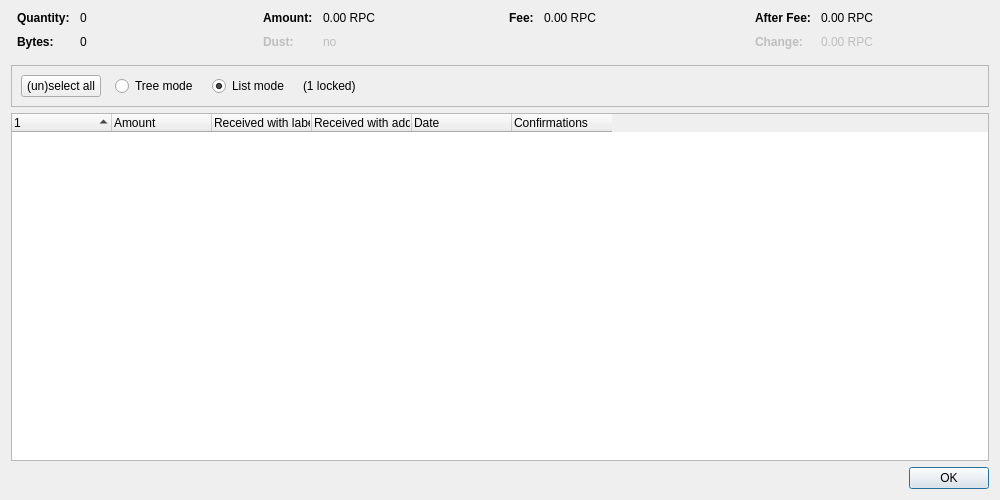
<?xml version="1.0" encoding="UTF-8"?>
<ui version="4.0">
 <class>CoinControlDialog</class>
 <widget class="QDialog" name="CoinControlDialog">
  <property name="geometry">
   <rect>
    <x>0</x>
    <y>0</y>
    <width>1000</width>
    <height>500</height>
   </rect>
  </property>
  <property name="windowTitle">
   <string>Coin Selection</string>
  </property>
  <layout class="QVBoxLayout" name="verticalLayout">
   <item>
    <layout class="QHBoxLayout" name="horizontalLayoutTop" stretch="0,0,0,0">
     <property name="topMargin">
      <number>0</number>
     </property>
     <property name="bottomMargin">
      <number>10</number>
     </property>
     <item>
      <layout class="QFormLayout" name="formLayoutCoinControl1">
       <property name="horizontalSpacing">
        <number>10</number>
       </property>
       <property name="verticalSpacing">
        <number>10</number>
       </property>
       <property name="leftMargin">
        <number>6</number>
       </property>
       <property name="rightMargin">
        <number>6</number>
       </property>
       <item row="0" column="0">
        <widget class="QLabel" name="labelCoinControlQuantityText">
         <property name="font">
          <font>
           <weight>75</weight>
           <bold>true</bold>
          </font>
         </property>
         <property name="text">
          <string>Quantity:</string>
         </property>
        </widget>
       </item>
       <item row="0" column="1">
        <widget class="QLabel" name="labelCoinControlQuantity">
         <property name="cursor">
          <cursorShape>IBeamCursor</cursorShape>
         </property>
         <property name="contextMenuPolicy">
          <enum>Qt::ActionsContextMenu</enum>
         </property>
         <property name="text">
          <string notr="true">0</string>
         </property>
         <property name="textInteractionFlags">
          <set>Qt::LinksAccessibleByMouse|Qt::TextSelectableByKeyboard|Qt::TextSelectableByMouse</set>
         </property>
        </widget>
       </item>
       <item row="1" column="0">
        <widget class="QLabel" name="labelCoinControlBytesText">
         <property name="font">
          <font>
           <weight>75</weight>
           <bold>true</bold>
          </font>
         </property>
         <property name="text">
          <string>Bytes:</string>
         </property>
        </widget>
       </item>
       <item row="1" column="1">
        <widget class="QLabel" name="labelCoinControlBytes">
         <property name="cursor">
          <cursorShape>IBeamCursor</cursorShape>
         </property>
         <property name="contextMenuPolicy">
          <enum>Qt::ActionsContextMenu</enum>
         </property>
         <property name="text">
          <string notr="true">0</string>
         </property>
         <property name="textInteractionFlags">
          <set>Qt::LinksAccessibleByMouse|Qt::TextSelectableByKeyboard|Qt::TextSelectableByMouse</set>
         </property>
        </widget>
       </item>
      </layout>
     </item>
     <item>
      <layout class="QFormLayout" name="formLayoutCoinControl2">
       <property name="horizontalSpacing">
        <number>10</number>
       </property>
       <property name="verticalSpacing">
        <number>10</number>
       </property>
       <property name="leftMargin">
        <number>6</number>
       </property>
       <property name="rightMargin">
        <number>6</number>
       </property>
       <item row="0" column="0">
        <widget class="QLabel" name="labelCoinControlAmountText">
         <property name="font">
          <font>
           <weight>75</weight>
           <bold>true</bold>
          </font>
         </property>
         <property name="text">
          <string>Amount:</string>
         </property>
        </widget>
       </item>
       <item row="0" column="1">
        <widget class="QLabel" name="labelCoinControlAmount">
         <property name="cursor">
          <cursorShape>IBeamCursor</cursorShape>
         </property>
         <property name="contextMenuPolicy">
          <enum>Qt::ActionsContextMenu</enum>
         </property>
         <property name="text">
          <string notr="true">0.00 RPC</string>
         </property>
         <property name="textInteractionFlags">
          <set>Qt::LinksAccessibleByMouse|Qt::TextSelectableByKeyboard|Qt::TextSelectableByMouse</set>
         </property>
        </widget>
       </item>
       <item row="1" column="0">
        <widget class="QLabel" name="labelCoinControlLowOutputText">
         <property name="enabled">
          <bool>false</bool>
         </property>
         <property name="font">
          <font>
           <weight>75</weight>
           <bold>true</bold>
          </font>
         </property>
         <property name="text">
          <string>Dust:</string>
         </property>
        </widget>
       </item>
       <item row="1" column="1">
        <widget class="QLabel" name="labelCoinControlLowOutput">
         <property name="enabled">
          <bool>false</bool>
         </property>
         <property name="cursor">
          <cursorShape>IBeamCursor</cursorShape>
         </property>
         <property name="contextMenuPolicy">
          <enum>Qt::ActionsContextMenu</enum>
         </property>
         <property name="text">
          <string notr="true">no</string>
         </property>
         <property name="textInteractionFlags">
          <set>Qt::LinksAccessibleByMouse|Qt::TextSelectableByKeyboard|Qt::TextSelectableByMouse</set>
         </property>
        </widget>
       </item>
      </layout>
     </item>
     <item>
      <layout class="QFormLayout" name="formLayoutCoinControl3">
       <property name="horizontalSpacing">
        <number>10</number>
       </property>
       <property name="verticalSpacing">
        <number>10</number>
       </property>
       <property name="leftMargin">
        <number>6</number>
       </property>
       <property name="rightMargin">
        <number>6</number>
       </property>
       <item row="0" column="0">
        <widget class="QLabel" name="labelCoinControlFeeText">
         <property name="font">
          <font>
           <weight>75</weight>
           <bold>true</bold>
          </font>
         </property>
         <property name="text">
          <string>Fee:</string>
         </property>
        </widget>
       </item>
       <item row="0" column="1">
        <widget class="QLabel" name="labelCoinControlFee">
         <property name="cursor">
          <cursorShape>IBeamCursor</cursorShape>
         </property>
         <property name="contextMenuPolicy">
          <enum>Qt::ActionsContextMenu</enum>
         </property>
         <property name="text">
          <string notr="true">0.00 RPC</string>
         </property>
         <property name="textInteractionFlags">
          <set>Qt::LinksAccessibleByMouse|Qt::TextSelectableByKeyboard|Qt::TextSelectableByMouse</set>
         </property>
        </widget>
       </item>
      </layout>
     </item>
     <item>
      <layout class="QFormLayout" name="formLayoutCoinControl4">
       <property name="horizontalSpacing">
        <number>10</number>
       </property>
       <property name="verticalSpacing">
        <number>10</number>
       </property>
       <property name="leftMargin">
        <number>6</number>
       </property>
       <property name="rightMargin">
        <number>6</number>
       </property>
       <item row="0" column="0">
        <widget class="QLabel" name="labelCoinControlAfterFeeText">
         <property name="font">
          <font>
           <weight>75</weight>
           <bold>true</bold>
          </font>
         </property>
         <property name="text">
          <string>After Fee:</string>
         </property>
        </widget>
       </item>
       <item row="0" column="1">
        <widget class="QLabel" name="labelCoinControlAfterFee">
         <property name="cursor">
          <cursorShape>IBeamCursor</cursorShape>
         </property>
         <property name="contextMenuPolicy">
          <enum>Qt::ActionsContextMenu</enum>
         </property>
         <property name="text">
          <string notr="true">0.00 RPC</string>
         </property>
         <property name="textInteractionFlags">
          <set>Qt::LinksAccessibleByMouse|Qt::TextSelectableByKeyboard|Qt::TextSelectableByMouse</set>
         </property>
        </widget>
       </item>
       <item row="1" column="0">
        <widget class="QLabel" name="labelCoinControlChangeText">
         <property name="enabled">
          <bool>false</bool>
         </property>
         <property name="font">
          <font>
           <weight>75</weight>
           <bold>true</bold>
          </font>
         </property>
         <property name="text">
          <string>Change:</string>
         </property>
        </widget>
       </item>
       <item row="1" column="1">
        <widget class="QLabel" name="labelCoinControlChange">
         <property name="enabled">
          <bool>false</bool>
         </property>
         <property name="cursor">
          <cursorShape>IBeamCursor</cursorShape>
         </property>
         <property name="contextMenuPolicy">
          <enum>Qt::ActionsContextMenu</enum>
         </property>
         <property name="text">
          <string notr="true">0.00 RPC</string>
         </property>
         <property name="textInteractionFlags">
          <set>Qt::LinksAccessibleByMouse|Qt::TextSelectableByKeyboard|Qt::TextSelectableByMouse</set>
         </property>
        </widget>
       </item>
      </layout>
     </item>
    </layout>
   </item>
   <item>
    <widget class="QFrame" name="frame">
     <property name="minimumSize">
      <size>
       <width>0</width>
       <height>40</height>
      </size>
     </property>
     <property name="frameShape">
      <enum>QFrame::StyledPanel</enum>
     </property>
     <property name="frameShadow">
      <enum>QFrame::Sunken</enum>
     </property>
     <layout class="QHBoxLayout" name="horizontalLayout">
      <item>
       <layout class="QHBoxLayout" name="horizontalLayoutPanel" stretch="0,0,0,0,0">
        <property name="spacing">
         <number>14</number>
        </property>
        <item>
         <widget class="QPushButton" name="pushButtonSelectAll">
          <property name="sizePolicy">
           <sizepolicy hsizetype="Maximum" vsizetype="Fixed">
            <horstretch>0</horstretch>
            <verstretch>0</verstretch>
           </sizepolicy>
          </property>
          <property name="text">
           <string>(un)select all</string>
          </property>
          <property name="autoDefault">
           <bool>false</bool>
          </property>
         </widget>
        </item>
        <item>
         <widget class="QRadioButton" name="radioTreeMode">
          <property name="sizePolicy">
           <sizepolicy hsizetype="Maximum" vsizetype="Fixed">
            <horstretch>0</horstretch>
            <verstretch>0</verstretch>
           </sizepolicy>
          </property>
          <property name="text">
           <string>Tree mode</string>
          </property>
         </widget>
        </item>
        <item>
         <widget class="QRadioButton" name="radioListMode">
          <property name="sizePolicy">
           <sizepolicy hsizetype="Maximum" vsizetype="Fixed">
            <horstretch>0</horstretch>
            <verstretch>0</verstretch>
           </sizepolicy>
          </property>
          <property name="text">
           <string>List mode</string>
          </property>
          <property name="checked">
           <bool>true</bool>
          </property>
         </widget>
        </item>
        <item>
         <widget class="QLabel" name="labelLocked">
          <property name="text">
           <string notr="true">(1 locked)</string>
          </property>
         </widget>
        </item>
        <item>
         <spacer name="horizontalSpacer">
          <property name="orientation">
           <enum>Qt::Horizontal</enum>
          </property>
          <property name="sizeHint" stdset="0">
           <size>
            <width>40</width>
            <height>20</height>
           </size>
          </property>
         </spacer>
        </item>
       </layout>
      </item>
     </layout>
    </widget>
   </item>
   <item>
    <widget class="CoinControlTreeWidget" name="treeWidget">
     <property name="contextMenuPolicy">
      <enum>Qt::CustomContextMenu</enum>
     </property>
     <property name="sortingEnabled">
      <bool>false</bool>
     </property>
     <property name="columnCount">
      <number>6</number>
     </property>
     <attribute name="headerShowSortIndicator" stdset="0">
      <bool>true</bool>
     </attribute>
     <attribute name="headerStretchLastSection">
      <bool>false</bool>
     </attribute>
     <column>
      <property name="text">
       <string/>
      </property>
     </column>
     <column>
      <property name="text">
       <string>Amount</string>
      </property>
     </column>
     <column>
      <property name="text">
       <string>Received with label</string>
      </property>
     </column>
     <column>
      <property name="text">
       <string>Received with address</string>
      </property>
     </column>
     <column>
      <property name="text">
       <string>Date</string>
      </property>
     </column>
     <column>
      <property name="text">
       <string>Confirmations</string>
      </property>
      <property name="toolTip">
       <string>Confirmed</string>
      </property>
     </column>
     <column>
      <property name="text">
       <string/>
      </property>
     </column>
     <column>
      <property name="text">
       <string/>
      </property>
     </column>
     <column>
      <property name="text">
       <string/>
      </property>
     </column>
     <column>
      <property name="text">
       <string/>
      </property>
     </column>
    </widget>
   </item>
   <item>
    <widget class="QDialogButtonBox" name="buttonBox">
     <property name="orientation">
      <enum>Qt::Horizontal</enum>
     </property>
     <property name="standardButtons">
      <set>QDialogButtonBox::Ok</set>
     </property>
    </widget>
   </item>
  </layout>
 </widget>
 <customwidgets>
  <customwidget>
   <class>CoinControlTreeWidget</class>
   <extends>QTreeWidget</extends>
   <header>qt/coincontroltreewidget.h</header>
  </customwidget>
 </customwidgets>
 <resources/>
 <connections/>
</ui>
